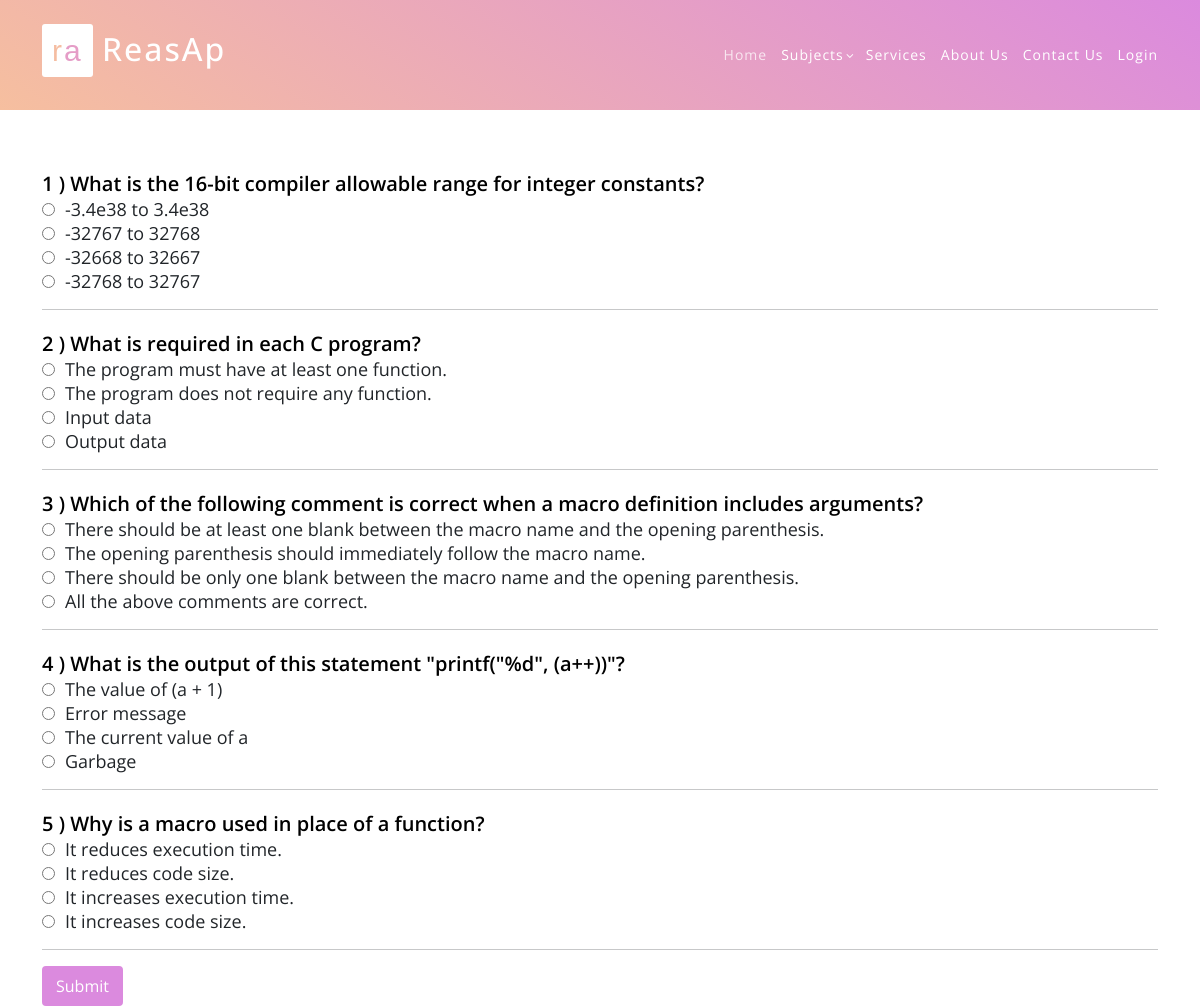
Screenshot of /cprog/ with the database file from the repository.
### technical/models.py (models this page shows)
class cprog(models.Model):
    Ques1 = models.CharField(max_length=500,default="true")
    Op11 = models.CharField(max_length=100,default="true")
    Op12 = models.CharField(max_length=100,default="true")
    Op13 = models.CharField(max_length=100,default="true")
    Op14 = models.CharField(max_length=100,default="true")
    Corans1 = models.CharField(max_length=100,default="true")

### technical/views.py (the view)
# urls.py: path('cprog/',cprogramming, name="cprogpage"),
def cprogramming(request):
    data2 = cprog.objects.all()
    return render(request,"Cprog.html",{"data2":data2})

### technical/templates/CProg.html (shortened to what this page needs)
<html>
<head>
    <link rel="stylesheet" href="https://maxcdn.bootstrapcdn.com/bootstrap/4.5.0/css/bootstrap.min.css">
    {% include "header.html" %}
</head>
<body>
<div class="container">
    <div class='sec'>
        {% for i in  data2 %}
        <table class="ques_text">
            <tr>
                <td class="text">{{i.id}} ) {{i.Ques1}} </td>
            </tr>
            <tr>
                <td class="op"><input type = "radio" class="rb" name = {{i.id}} id="Option1" value="{{i.Op21}}">{{i.Op11}}</td>
            </tr>
            <tr>
                <td class="op"><input type = "radio" class="rb" name = {{i.id}} id="Option2" value="{{i.Op22}}">{{i.Op12}}</td>
            </tr>
            <tr>
                <td class="op"><input type = "radio" class="rb" name = {{i.id}} id="Option3" value="{{i.Op23}}">{{i.Op13}}</td>
            </tr>
            <tr>
                <td class="op"><input type = "radio" class="rb" name = {{i.id}} id="Option4" value="{{i.Op24}}">{{i.Op14}}</td>
            </tr>
        </table>
        <hr>
        {% endfor %}
        <input type="submit" class="btn btn-success" value="Submit" id="b1" onclick="getanswers()">
        <br>
    </div>
</div>
</body>
</html>

### static/assets/css/templatemo-eduwell-style.css (style rules this page uses)
html, body, div, span, applet, object, iframe, h1, h2, h3, h4, h5, h6, p, blockquote, div pre, a, abbr, acronym, address, big, cite, code, del, dfn, em, font, img, ins, kbd, q, s, samp, small, strike, strong, sub, sup, tt, var, b, u, i, center, dl, dt, dd, ol, ul, li, figure, header, nav, section, article, aside, footer, figcaption { margin: 0; padding: 0; border: 0; outline: 0; }
* { box-sizing: border-box; }
html, body { font-family: 'Open Sans', sans-serif; font-weight: 400; background-color: #fff; font-size: 16px; -ms-text-size-adjust: 100%; -webkit-font-smoothing: antialiased; -moz-osx-font-smoothing: grayscale; }
html, body { background: #fff; font-family: 'Open Sans', sans-serif; }
body { overflow-x: hidden; }

### static/assets/css/reasoning.css (style rules this page uses)
* { margin:0px; padding:0px; }

### technical/templates/CProg.html (style rules this page uses)
table.ques_text { position: relative; margin-top: 20px; }
.text { color: black!important; font-weight:600; font-size:20px; }
.op { font-size:18px; }
#Option1 { margin-right: 10px; }
#Option2 { margin-right: 10px; }
#Option3 { margin-right: 10px; }
#Option4 { margin-right: 10px; }
.btn-success { color:white; background-color: #db8ade; border-color: #db8ade; }
input#b1 { color: white; background-color: #db8ade; border: 2px solid #db8ade; box-shadow:#db8ade; }
.sec { padding-top: 150px; }

### rows the page displays
cprog: id "1", Ques1 "What is the 16-bit compiler allowable range for integer constants?", Op11 "-3.4e38 to 3.4e38", Op12 "-32767 to 32768", Op13 "-32668 to 32667", Op14 "-32768 to 32767"
cprog: id "2", Ques1 "What is required in each C program?", Op11 "The program must have at least one function.", Op12 "The program does not require any function.", Op13 "Input data", Op14 "Output data"
cprog: id "3", Ques1 "Which of the following comment is correct when a macro definition includes arguments?", Op11 "There should be at least one blank between the macro name and the opening parenthesis.", Op12 "The opening parenthesis should immediately follow the macro name.", Op13 "There should be only one blank between the macro name and the opening parenthesis.", Op14 "All the above comments are correct."
cprog: id "4", Ques1 "What is the output of this statement \"printf(\"%d\", (a++))\"?", Op11 "The value of (a + 1)", Op12 "Error message", Op13 "The current value of a", Op14 "Garbage"
cprog: id "5", Ques1 "Why is a macro used in place of a function?", Op11 "It reduces execution time.", Op12 "It reduces code size.", Op13 "It increases execution time.", Op14 "It increases code size."
